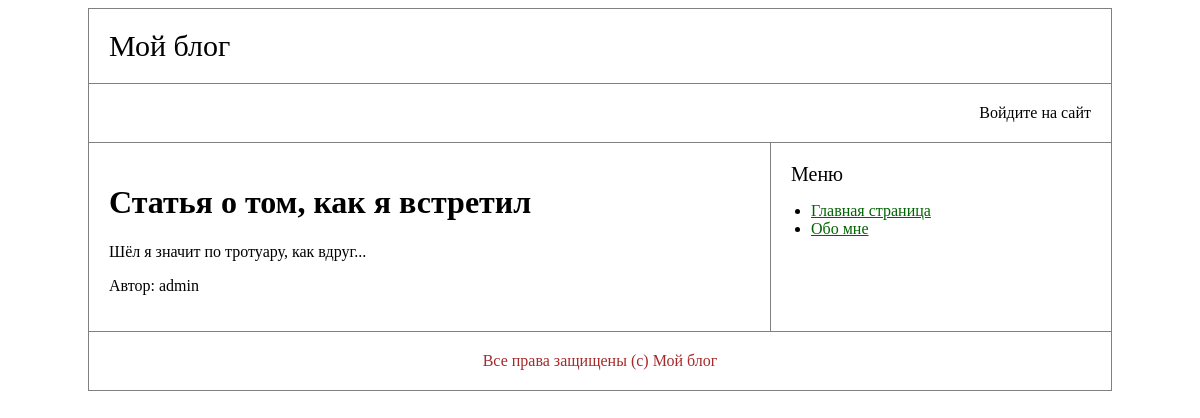
Page /articles/1 on the earlier database version.
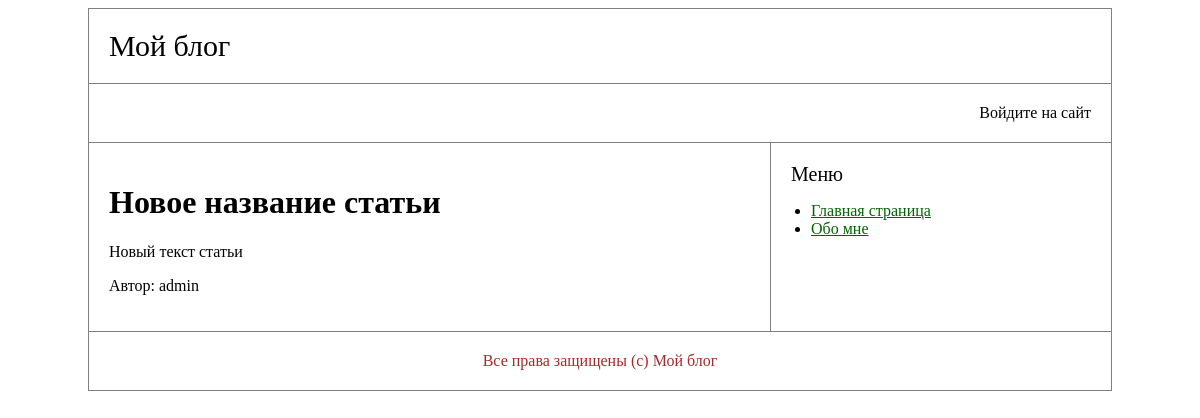
Same page on the later database version.
### tables this page shows
CREATE TABLE `articles` (
  `id` int(11) NOT NULL,
  `author_id` int(11) NOT NULL,
  `name` varchar(255) NOT NULL,
  `text` text NOT NULL,
  `created_at` datetime NOT NULL DEFAULT CURRENT_TIMESTAMP
);

CREATE TABLE `users` (
  `id` int(11) NOT NULL,
  `nickname` varchar(128) NOT NULL,
  `email` varchar(255) NOT NULL,
  `is_confirmed` tinyint(1) NOT NULL DEFAULT '0',
  `role` enum('admin','user') NOT NULL,
  `password_hash` varchar(255) NOT NULL,
  `auth_token` varchar(255) NOT NULL,
  `created_at` datetime NOT NULL DEFAULT CURRENT_TIMESTAMP
);

### src/MyProject/Controllers/ArticlesController.php (called while the page is built, shortened)
<?php
class ArticlesController extends AbstractController
{
     protected $view;
    public function view(int $articleId)
    {
        $article = Article::getById($articleId);
        $this->view->renderHtml('articles/view.php', [
            'article' => $article,
        ]);
    }
}

### www/index.php (called while the page is built, shortened)
<?php
try {
$route = $_GET['route'] ?? '';
$routes = require __DIR__ . '/../src/routes.php';
foreach ($routes as $pattern => $controllerAndAction) {
    preg_match($pattern, $route, $matches);
    if (!empty($matches)) {
        break;
    }
}
unset($matches[0]);
$actionName = $controllerAndAction[1];
$controller = new $controllerName();
$controller->$actionName(...$matches);
} catch (\MyProject\Exceptions\DbException $e) {
    $view = new \MyProject\View\View(__DIR__ . '/../templates/errors');
    $view->renderHtml('500.php', ['error' => $e->getMessage()], 500);
}  catch (\MyProject\Exceptions\NotFoundException $e) {
    $view = new \MyProject\View\View(__DIR__ . '/../templates/errors');
    $view->renderHtml('404.php', ['error' => $e->getMessage()], 404);
}

### src/settings.php (called while the page is built)
<?php
return [
    'db' => [
        'host' => 'localhost',
        'dbname' => 'PHPMVC_FRAMEWORK',
        'user' => 'root',
        'password' => '',
    ]
    ];

### src/MyProject/Services/Db.php (called while the page is built, shortened)
<?php
class Db
{
  private $pdo;
  private static $instance;
  private  function __construct()
  {
      $dbOptions = (require __DIR__ . '/../../settings.php')['db'];
      try {
        $this->pdo = new \PDO(
                'mysql:host=' . $dbOptions['host'] . ';dbname=' . $dbOptions['dbname'],
                $dbOptions['user'],
                $dbOptions['password']
            );
            $this->pdo->exec('SET NAMES UTF8');
        } catch (\PDOException $e) {
            throw new \MyProject\Exceptions\DbException('you failed this city: ' . $e->getMessage());
        }
  }
  public static function getInstance(): self
{
    if (self::$instance === null) {
        self::$instance = new self();
    }
    return self::$instance;
}
  public function query(string $sql, array $params = [], string $className = 'stdClass')
    {
        $sth = $this->pdo->prepare($sql);
        $result = $sth->execute($params);
        return $sth->fetchAll(\PDO::FETCH_CLASS, $className);
    }
}

### src/MyProject/Models/ActiveRecordEntity.php (called while the page is built, shortened)
<?php
abstract class ActiveRecordEntity
{
    private function underscoreToCamelCase(string $source): string
    {
        return lcfirst(str_replace('_', '', ucwords($source, '_')));
    }
    public static function getById(int $id)
    {
        $db = Db::getInstance();
        $entities = $db->query(
            'SELECT * FROM `' . static::getTableName() . '` WHERE id=:id;',
            [':id' => $id],
            static::class
        );
        return $entities ? $entities[0] : null;
    }
}

### src/MyProject/Models/Articles/Article.php (called while the page is built, shortened)
<?php
class Article  extends ActiveRecordEntity
{
    protected $name;
    protected $text;
    protected $authorId;
    public function getName(): string
    {
        return $this->name;
    }
    public function getText(): string
    {
        return $this->text;
    }
    protected static function getTableName(): string
    {
        return 'articles';
    }
    public function getAuthor()
    {
        return User::getById($this->authorId);
    }
}

### src/MyProject/Models/Users/User.php (called while the page is built, shortened)
<?php
class User extends ActiveRecordEntity
{
    protected $nickname;
    public function getNickname(): string
    {
        return $this->nickname;
    }
    protected static function getTableName(): string
    {
        return 'users';
    }
}

### templates/articles/view.php (the view)
<?php include __DIR__ . '/../header.php'; ?>
    <h1><?= $article->getName() ?></h1>
    <p><?= $article->getText() ?></p>
    <p>Автор: <?= $article->getAuthor()->getNickname() ?></p>
<?php include __DIR__ . '/../footer.php'; ?>

Differences in the rows shown:
changed articles "admin": name "Статья о том, как я встретил" → "Новое название статьи"; text "Шёл я значит по тротуару, как вдруг..." → "Новый текст статьи"
